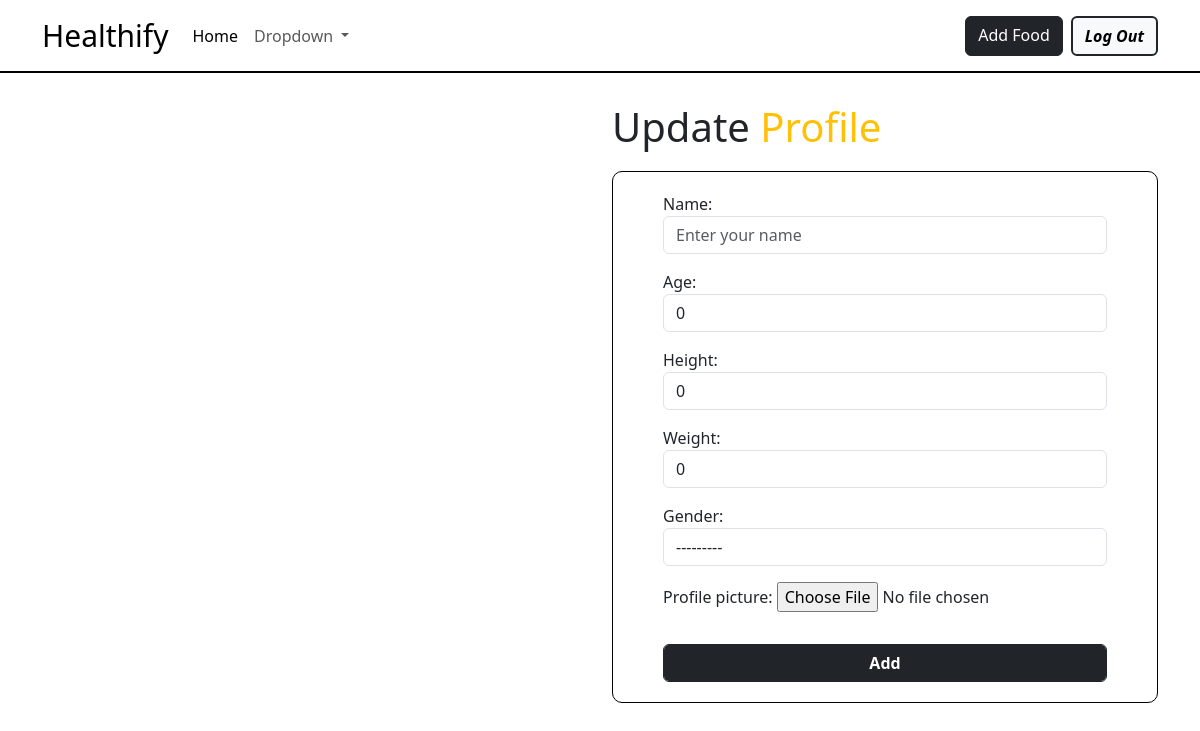
/upuser/2, run on the app's committed database.
### web/models.py (models this page shows, shortened)
class UserProfile_Model(models.Model):
    name=models.CharField(max_length=100,null=True)
    age=models.PositiveIntegerField(null=True)
    height=models.IntegerField(null=True)
    weight=models.IntegerField(null=True)
    gender=models.CharField(max_length=100,choices=[('male','male'),
                                                    ('female','female')],null=True)
    profile_picture=models.FileField(upload_to='images',null=True,blank=True)
    user=models.OneToOneField(User,on_delete=models.CASCADE)
    created_date=models.DateField(auto_now_add=True)
    updated_date=models.DateField(auto_now=True)
    is_active=models.BooleanField(default=True)
    def create_profile(sender,instance,created,**kwargs):
        if created:
            UserProfile_Model.objects.update_or_create(user=instance)
    post_save.connect(sender=User,receiver=create_profile)

### web/views.py (the view, shortened to what this page needs)
# urls.py: path('upuser/<int:pk>', Update_UserProfile_View.as_view(),name='upuser'),
class Update_UserProfile_View(View):
    def get(self, request, *args, **kwargs):
        id = kwargs.get('pk')
        data=UserProfile_Model.objects.get(id=id)
        form = UserProfile_Form(instance=data)
        return render(request, 'profile_update.html', {'form': form})

### web/forms.py
class UserProfile_Form(forms.ModelForm):
    class Meta:
        model=UserProfile_Model
        fields=['name','age','height','weight','gender','profile_picture']
        read_only_fields=['user','created_date','updated_date','is_active']
        widgets={
            'name':forms.TextInput(attrs={'class':'form-control',
                                          'placeholder': 'Enter your name'}),
            'age':forms.NumberInput(attrs={'class':'form-control',
                                            'placeholder':'Enter Your age'}),
            'height':forms.NumberInput(attrs={'class':'form-control',
                                               'placeholder':'Enter Your height in cm'}),
            'weight':forms.NumberInput(attrs={'class':'form-control',
                                               'placeholder':'Enter your weight in Kg'}),
            'gender':forms.Select(attrs={'class':'form-control'}),
            'profile_picture':forms.FileInput(attrs={'class':'form-control-file',
                                                      'id':'profile_image'})   #id is given because it will be useful for JavaScript interactions or CSS.
        }

### web/templates/profile_update.html (shortened to what this page needs)
<!DOCTYPE html>
<html lang="en">
<head>
    <link href="https://cdn.jsdelivr.net/npm/bootstrap@5.3.3/dist/css/bootstrap.min.css" rel="stylesheet"
>
</head>
<body>
    <div class="container-fluid">
        <div class="row">
            <nav class="navbar navbar-expand-lg header">
                <div class="container">
                    <a class="navbar-brand" href="#">Healthify</a>
                    <div class="collapse navbar-collapse" id="navbarSupportedContent">
                        <ul class="navbar-nav me-auto mb-2 mb-lg-0">
                            <li class="nav-item">
                                <a class="nav-link active" aria-current="page" href="{% url 'home' %}">Home</a>
                            </li>
                            <li class="nav-item dropdown">
                                <a class="nav-link dropdown-toggle" href="#" role="button" data-bs-toggle="dropdown"
                                    aria-expanded="false">
                                    Dropdown
                                </a>
                            </li>
                        </ul>
                        <form class="d-flex" role="search">
                            <a href="" class="btn btn-dark">Add Food</a>
                            <div><a href="{% url 'logout' %}"
                                    class="btn btn-light border border-2 border-dark ms-2"><b><i>Log
                                            Out</i></b></a></div>
                        </form>
                    </div>
                </div>
            </nav>
        </div>
    </div>
    <div class="container block1">
        <div class="row">
            <div class="col-lg-6 col-md-6 col-sm-12 col-12">
            </div>
            <div class="col-lg-6 col-md-6 col-sm-12 col-12">
                <h1>Update <span class="text-warning">Profile</span></h1>
                <form class="fom" action="" method="post" enctype="multipart/form-data">
                    {{form.as_p}}
                    <button class="btn btn-dark form-control mt-3" type="submit"><b>Add</b></button>
                </form>
            </div>
        </div>
    </div>
</body>
</html>

### web/templates/profile_update.html (style rules this page uses)
* { margin: 0; padding: 0; box-sizing: border-box; }
.header { background-color: white; border-bottom: 2px solid black; }
.navbar-brand { font-size: 30px; }
.block1 { padding-top: 30px; }
.fom { border: 1px solid black; border-radius: 10px; padding: 20px 50px 20px 50px; margin-top: 20px; }

### data on the page
UserProfile_Model: age "0", height "0", weight "0", gender "---------"
